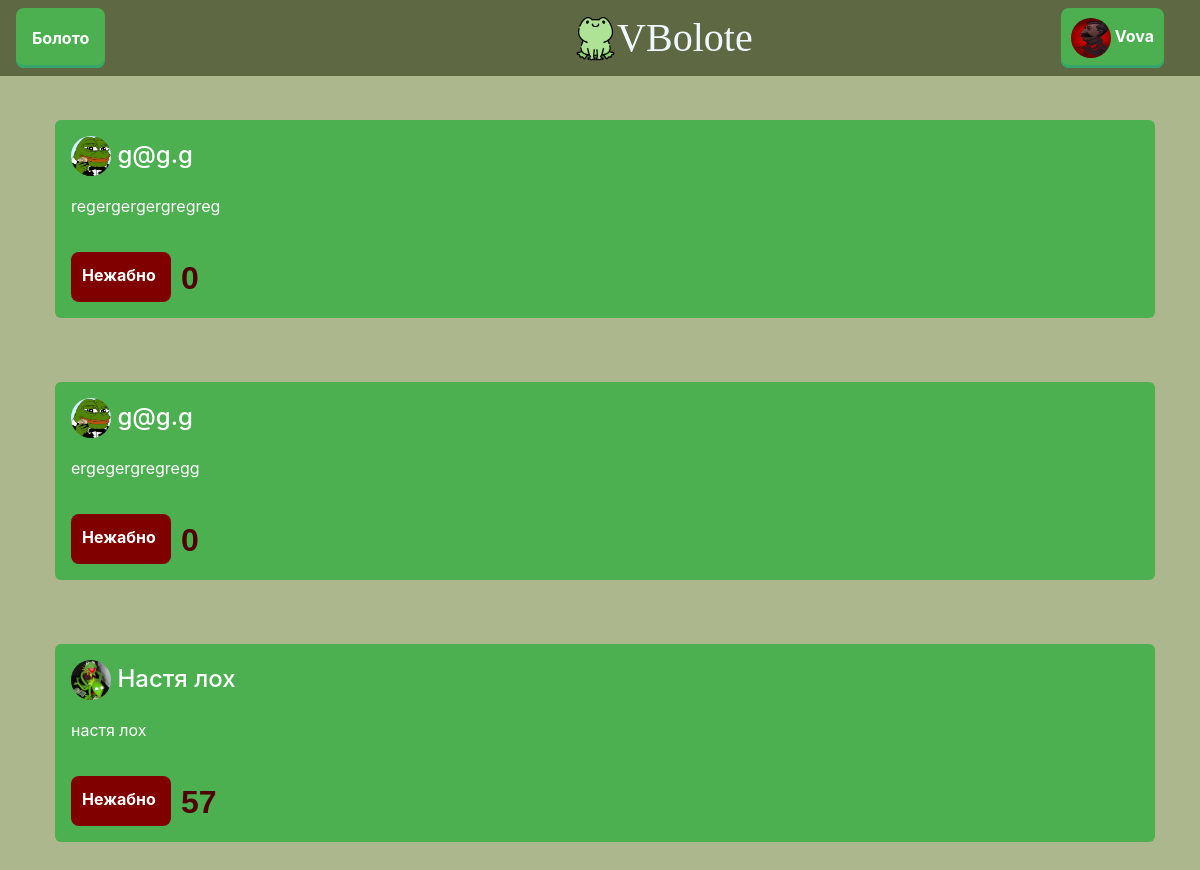
Before: /news (signed in) with the older database file.
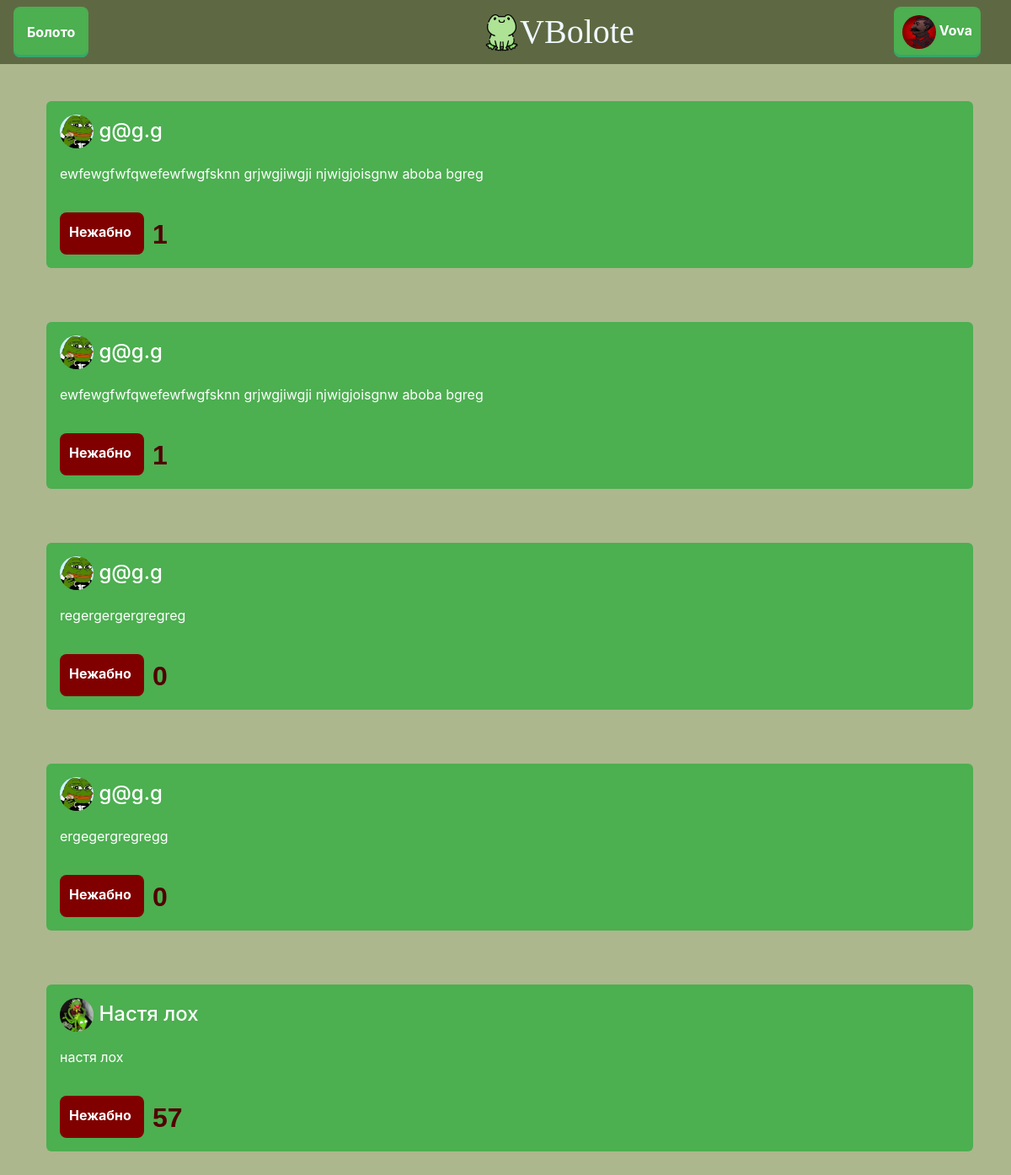
After: the same page with the newer database file.
### data/news.py (models this page shows)
class News(SqlAlchemyBase, UserMixin, SerializerMixin):
    __tablename__ = 'news'
    id = sqlalchemy.Column(sqlalchemy.Integer,
                           primary_key=True, autoincrement=True)
    u_id = sqlalchemy.Column(sqlalchemy.Integer)
    dislikes = sqlalchemy.Column(sqlalchemy.Integer, default=0)
    text = sqlalchemy.Column(sqlalchemy.String)

### data/users.py (models this page shows, shortened)
class User(SqlAlchemyBase, UserMixin, SerializerMixin):
    __tablename__ = 'users'
    id = sqlalchemy.Column(sqlalchemy.Integer,
                                primary_key=True, autoincrement=True)
    name = sqlalchemy.Column(sqlalchemy.String, nullable=True)
    email = sqlalchemy.Column(sqlalchemy.String,
                              index=True, unique=True, nullable=True)
    hashed_password = sqlalchemy.Column(sqlalchemy.String, nullable=True)
    about = sqlalchemy.Column(sqlalchemy.String, nullable=False,
                              default='')
    au_attitude = sqlalchemy.Column(sqlalchemy.String, nullable=False,
                                    default='')
    frog_attitude = sqlalchemy.Column(sqlalchemy.String, nullable=False,
                                      default='')
    pic = sqlalchemy.Column(sqlalchemy.Integer, default=0)

### flask_app.py (the view)
@app.route('/news')
@login_required
def news():
    db_sess = db_session.create_session()
    newss = []
    for i in FM.user_friends(current_user.id):
        _news = db_sess.query(News).filter(News.u_id == i).all()
        if _news:
            for new in _news:
                newss += [(new, db_sess.query(User).filter(User.id == i).first())]
    newss.sort(key=lambda x: -x[0].id)
    return render_template('news.html', news=newss)

### data/db_session.py (called while the page is built)
def create_session() -> Session:
    global __factory
    return __factory()

### flask_app.py (called while the page is built)
@login_manager.user_loader
def load_user(user_id):
    db_sess = db_session.create_session()
    return db_sess.query(User).get(user_id)

    @staticmethod
    def user_friends(u_id):
        db_sess = db_session.create_session()
        return list(map(lambda x: x[0], db_sess.query(Friends.u_id2).filter(Friends.u_id1 == u_id).all() + \
                        db_sess.query(Friends.u_id1).filter(Friends.u_id2 == u_id).all()))

### templates/news.html
{% extends "base.html" %}
{% block content %}
    <br>
    {% for new in news %}
        <div class="news">
            <h4 class="news-user">
                <img src="../static/img/pics/pic{{ new[1].pic }}.jpg" class="mini_user_pic" alt="аватарка"/>
                <a class="news-username" href="/user/{{ new[1].id }}">{{ new[1].name }}</a>
            </h4>
            <span class="news-text">{{ new[0].text }}</span>
            <span>
            {% if new.u_id != current_user.id %}
                <br>
                <span class="news-bottom-part"><a class="btn btn-danger dislike" href="/dislike/{{ new[0].id }}/-1">Нежабно</a>
                    <span class="dislikes-number">{{ new[0].dislikes }}</span></span>
            {% endif %}
                </span>
        </div>
        <br>
    {% endfor %}
{% endblock %}

Changed rows visible on the page:
added News: name "g@g.g", text "ewfewgfwfqwefewfwgfsknn grjwgjiwgji njwigjoisgnw aboba bgreg", dislikes "1"
added News: name "g@g.g", text "ewfewgfwfqwefewfwgfsknn grjwgjiwgji njwigjoisgnw aboba bgreg", dislikes "1"
